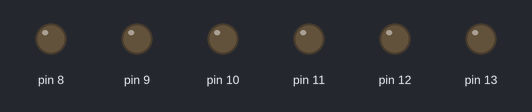
Simulated run of this sketch. Board: Arduino Uno, built with avr-gcc and run on an emulated ATmega328P. Parts: output pins drawn as LEDs (lit = HIGH).

Above: at 0.05 s.
At 0.75 s:
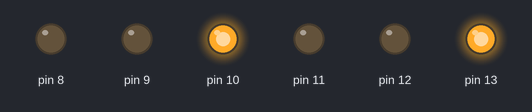
At 1.55 s:
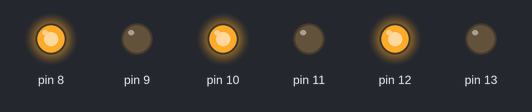
At 3.05 s:
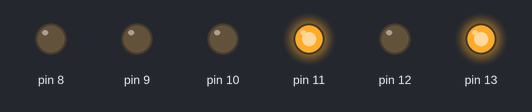
At 4.55 s:
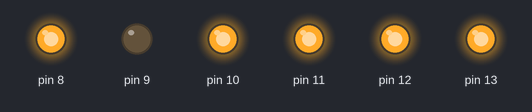
At 6.15 s:
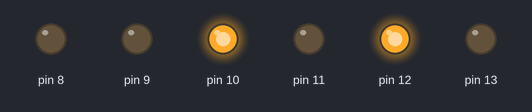
Timing chart, 0 to 6.5 s (numbered marks = the images above):
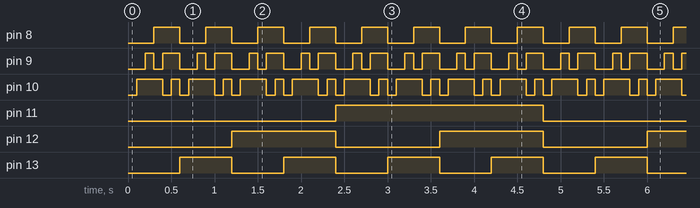

The sketch:

L1H1.ino
```cpp
void setup()
{
  pinMode(8, OUTPUT);
  pinMode(9, OUTPUT);
  pinMode(10, OUTPUT);
  pinMode(11, OUTPUT);
  pinMode(12, OUTPUT);
  pinMode(13, OUTPUT);
}

void loop()
{
  //off
  digitalWrite(11, 0);
  digitalWrite(12, 0);
  digitalWrite(13, 0);
  light();
  //blue
  digitalWrite(11, 0);
  digitalWrite(12, 0);
  digitalWrite(13, 1);
  light();
  //red
  digitalWrite(11, 0);
  digitalWrite(12, 1);
  digitalWrite(13, 0);
  light();
  //magenda
  digitalWrite(11, 0);
  digitalWrite(12, 1);
  digitalWrite(13, 1);
  light();
  //green
  digitalWrite(11, 1);
  digitalWrite(12, 0);
  digitalWrite(13, 0);
  light();
  //cyan
  digitalWrite(11, 1);
  digitalWrite(12, 0);
  digitalWrite(13, 1);
  light();
  //yellow
  digitalWrite(11, 1);
  digitalWrite(12, 1);
  digitalWrite(13, 0);
  light();
  //white
  digitalWrite(11, 1);
  digitalWrite(12, 1);
  digitalWrite(13, 1);
  light();
}

void light()
{
  digitalWrite(10, 0);
  digitalWrite(9, 0);
  digitalWrite(8, 0);
  delay(100);
  digitalWrite(10, 1);
  digitalWrite(9, 0);
  digitalWrite(8, 0);
  delay(100);
  digitalWrite(10, 1);
  digitalWrite(9, 1);
  digitalWrite(8, 0);
  delay(100);
  digitalWrite(10, 1);
  digitalWrite(9, 0);
  digitalWrite(8, 1);
  delay(100);
  digitalWrite(10, 0);
  digitalWrite(9, 1);
  digitalWrite(8, 1);
  delay(100);
  digitalWrite(10, 1);
  digitalWrite(9, 1);
  digitalWrite(8, 1);
  delay(100);
}
```

Measured:
- by itself, pin 8: alternates HIGH for 0.30 s and LOW for 0.30 s
- by itself, pin 9: repeats every 0.60 s: LOW 0.10 s, HIGH 0.20 s, LOW 0.20 s, HIGH 0.10 s
- by itself, pin 10: repeats every 0.60 s: LOW 0.10 s, HIGH 0.10 s, LOW 0.10 s, HIGH 0.30 s
- by itself, pin 11: alternates HIGH for 2.4 s and LOW for 2.4 s
- by itself, pin 12: alternates HIGH for 1.2 s and LOW for 1.2 s
- by itself, pin 13: alternates HIGH for 0.60 s and LOW for 0.60 s
